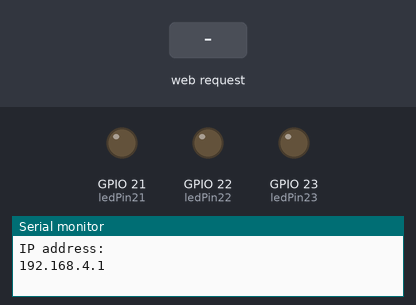
Recording of a program running on a simulated ESP32. Parts: output pins drawn as LEDs (lit = HIGH), the last lines printed to the serial monitor. The test bench sets the inputs (shaded band).

Above: at 1.2 s.
1.3 s: HTTP request GET /23/on received
At 2.4 s:
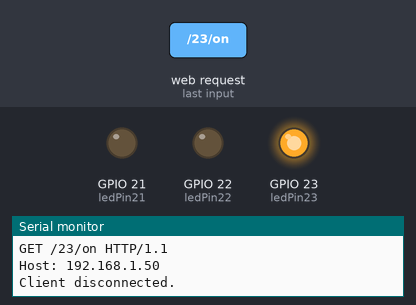
2.8 s: HTTP request GET /22/on received
At 3.6 s:
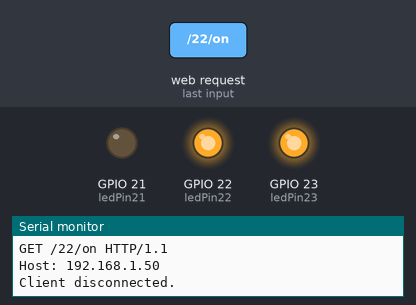
4.3 s: HTTP request GET /23/off received
At 4.8 s:
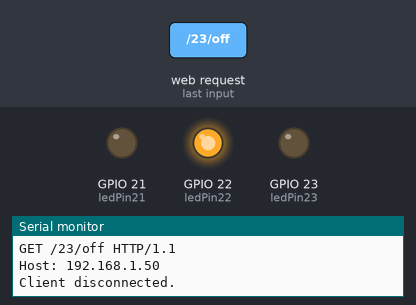
5.8 s: HTTP request GET /21/on received
At 7.0 s:
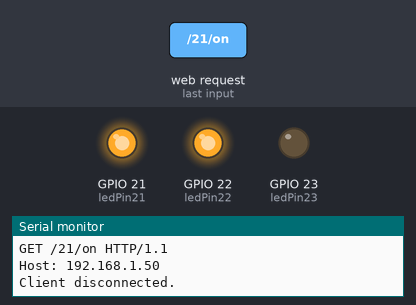
7.3 s: HTTP request GET /22/off received
At 8.2 s:
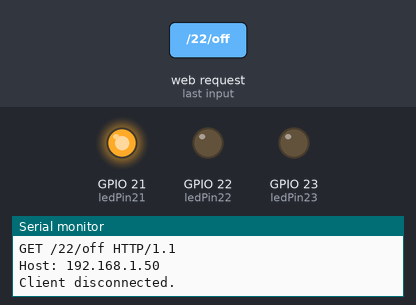
8.8 s: HTTP request GET /21/off received
At 9.4 s:
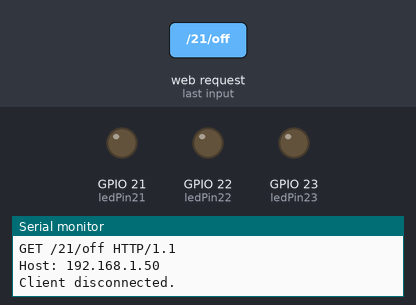
Timing chart, 0 to 11.3 s (numbered marks = the images above; inputs shaded):
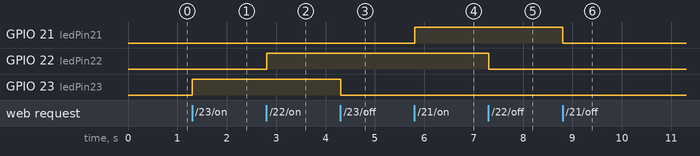

Measured:
- after the input at 1.3 s, GPIO 23 (ledPin23): LOW → HIGH at once
- after the input at 2.8 s, GPIO 22 (ledPin22): LOW → HIGH at once
- after the input at 4.3 s, GPIO 23 (ledPin23): HIGH → LOW at once
- after the input at 5.8 s, GPIO 21 (ledPin21): LOW → HIGH at once
- after the input at 7.3 s, GPIO 22 (ledPin22): HIGH → LOW at once
- after the input at 8.8 s, GPIO 21 (ledPin21): HIGH → LOW at once

The program:

main.cpp
```cpp
// Load Wi-Fi library
#include <WiFi.h>

// Network credentials Here
const char* ssid     = "test";
const char* password = "test12345";

// Set web server port number to 80
WiFiServer server(80);

// Variable to store the HTTP request
String header;

// Variables to store the current LED states
String statePin23 = "off";
String statePin22 = "off";
String statePin21 = "off";
// Output variable to GPIO pins
const int ledPin23 = 23;
const int ledPin22 = 22;
const int ledPin21 = 21;

// Traffic light control variables
bool isTrafficLightActive = false;
unsigned long trafficLightStartTime = 0;
const unsigned long redDuration = 4000; // Duration for red light (in milliseconds)
const unsigned long yellowDuration = 2000; // Duration for yellow light (in milliseconds)
const unsigned long greenDuration = 4000;  // Duration for green light (in milliseconds)

// Current time
unsigned long currentTime = millis();
// Previous time
unsigned long previousTime = 0;
// Define timeout time in milliseconds
const long timeoutTime = 2000;

void setup() {
  Serial.begin(9600);

  pinMode(ledPin23, OUTPUT);      // set the LED pin mode
  digitalWrite(ledPin23, 0);      // turn LED off by default
  pinMode(ledPin22, OUTPUT);      // set the LED pin mode
  digitalWrite(ledPin22, 0);      // turn LED off by default
  pinMode(ledPin21, OUTPUT);      // set the LED pin mode
  digitalWrite(ledPin21, 0);      // turn LED off by default

  WiFi.softAP(ssid, password);

  // Print IP address and start web server
  Serial.println("");
  Serial.println("IP address: ");
  Serial.println(WiFi.softAPIP());
  server.begin();
}

void loop() {
  WiFiClient client = server.available();   // Listen for incoming clients

  if (client) {                             // If a new client connects,
    currentTime = millis();
    previousTime = currentTime;
    Serial.println("New Client.");          // print a message out in the serial port
    String currentLine = "";                // make a String to hold incoming data from the client

    while (client.connected() && currentTime - previousTime <= timeoutTime) {
      // loop while the client's connected
      currentTime = millis();
      if (client.available()) {             // if there's bytes to read from the client,
        char c = client.read();             // read a byte, then
        Serial.write(c);                    // print it out the serial monitor
        header += c;
        if (c == '\n') {                    // if the byte is a newline character
          // if the current line is blank, you got two newline characters in a row.
          // that's the end of the client HTTP request, so send a response:
          if (currentLine.length() == 0) {
            // HTTP headers always start with a response code (e.g. HTTP/1.1 200 OK)
            // and a content-type so the client knows what's coming, then a blank line:
            client.println("HTTP/1.1 200 OK");
            client.println("Content-type:text/html");
            client.println("Connection: close");
            client.println();

            // turns the GPIOs on and off
            if (header.indexOf("GET /23/on") >= 0) {
              statePin23 = "on";
              digitalWrite(ledPin23, HIGH);               // turns the LED on
            } else if (header.indexOf("GET /23/off") >= 0) {
              statePin23 = "off";
              digitalWrite(ledPin23, LOW);                //turns the LED off
            }

            if (header.indexOf("GET /22/on") >= 0) {
              statePin22 = "on";
              digitalWrite(ledPin22, HIGH);               // turns the LED on
            } else if (header.indexOf("GET /22/off") >= 0) {
              statePin22 = "off";
              digitalWrite(ledPin22, LOW);                //turns the LED off
            }

            if (header.indexOf("GET /21/on") >= 0) {
              statePin21 = "on";
              digitalWrite(ledPin21, HIGH);               // turns the LED on
            } else if (header.indexOf("GET /21/off") >= 0) {
              statePin21 = "off";
              digitalWrite(ledPin21, LOW);                //turns the LED off
            }

            // Check for traffic light command
            if (header.indexOf("GET /traffic") >= 0) {
              isTrafficLightActive = true;  // Activate traffic light sequence
              trafficLightStartTime = millis(); // Record start time
            }

            // Display the HTML web page
            client.println("<!DOCTYPE html><html>");
            client.println("<head><meta name=\"viewport\" content=\"width=device-width, initial-scale=1\">");
            client.println("<link rel=\"icon\" href=\"data:,\">");
            // CSS to style the on/off buttons
            client.println("<style>html { font-family: monospace; display: inline-block; margin: 0px auto; text-align: center;}");
            client.println(".button { background-color: yellowgreen; border: none; color: white; padding: 16px 40px;");
            client.println("text-decoration: none; font-size: 32px; margin: 2px; cursor: pointer;}");
            client.println(".button {background-color: gray;}");
            client.println(".button {background-color: gray;} </style></head>");

            client.println("<body><h1>ESP32 Web Server</h1>");
            client.println("<p>Control LED State</p>");

            if (statePin23 == "off") {
              client.println("<p><a href=\"/23/on\"><button class=\"button\">OFF</button></a></p>");
            } else {
              client.println("<p><a href=\"/23/off\"><button class=\"button button2\">ON</button></a></p>");
            }
            if (statePin22 == "off") {
              client.println("<p><a href=\"/22/on\"><button class=\"button\">OFF</button></a></p>");
            } else {
              client.println("<p><a href=\"/22/off\"><button class=\"button button2\">ON</button></a></p>");
            }
            if (statePin21 == "off") {
              client.println("<p><a href=\"/21/on\"><button class=\"button\">OFF</button></a></p>");
            } else {
              client.println("<p><a href=\"/21/off\"><button class=\"button button2\">ON</button></a></p>");
            }
            // Add button for traffic light
            client.println("<p><a href=\"/traffic\"><button class=\"button\">Start Traffic Light</button></a></p>");
            client.println("</body></html>");

            // The HTTP response ends with another blank line
            client.println();
            // Break out of the while loop
            break;
          } else { // if you got a newline, then clear currentLine
            currentLine = "";
          }
        } else if (c != '\r') {  // if you got anything else but a carriage return character,
          currentLine += c;      // add it to the end of the currentLine
        }
      }
    }
    // Clear the header variable
    header = "";
    // Close the connection
    client.stop();
    Serial.println("Client disconnected.");
    Serial.println("");
  }

  // Traffic light logic
  if (isTrafficLightActive) {
    unsigned long elapsedTime = millis() - trafficLightStartTime;

    if (elapsedTime < redDuration) {
      // Turn on red light
      digitalWrite(ledPin23, HIGH);
      digitalWrite(ledPin22, LOW);
      digitalWrite(ledPin21, LOW);
      statePin23 = "on";
      statePin22 = "off";
      statePin21 = "off";
    } else if (elapsedTime < redDuration + yellowDuration) {
      // Turn on yellow light
      digitalWrite(ledPin23, LOW);
      digitalWrite(ledPin22, HIGH);
      digitalWrite(ledPin21, LOW);
      statePin23 = "off";
      statePin22 = "on";
      statePin21 = "off";
    } else if (elapsedTime < redDuration + yellowDuration + yellowDuration) {
      // Turn on yellow light
      digitalWrite(ledPin23, LOW);
      digitalWrite(ledPin22, LOW);
      digitalWrite(ledPin21, HIGH);
      statePin23 = "off";
      statePin22 = "off";
      statePin21 = "on";
    } else {
      // Reset traffic light
      digitalWrite(ledPin23, LOW);
      digitalWrite(ledPin22, LOW);
      digitalWrite(ledPin21, LOW);
      statePin23 = "off";
      statePin22 = "off";
      statePin21 = "off";
      isTrafficLightActive = false; // Deactivate traffic light
    }
  }
}
```
